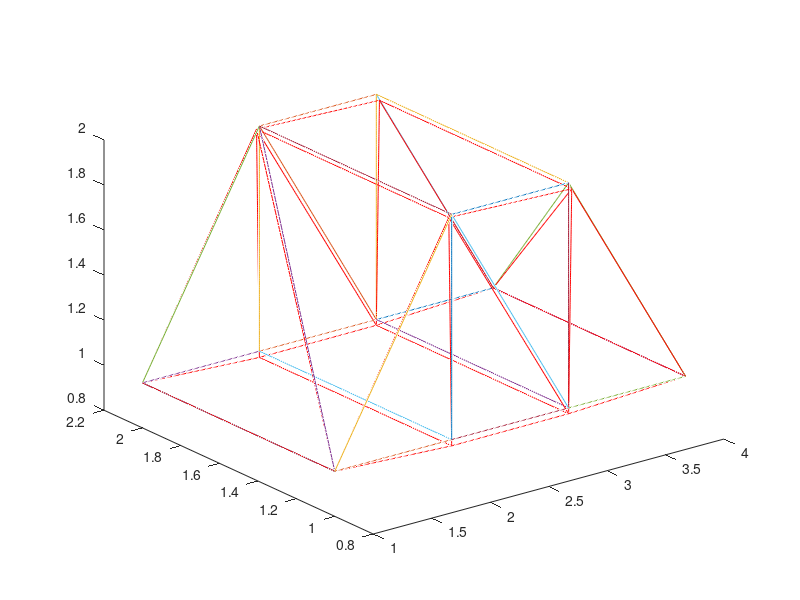

MATLAB code to generate this figure:
%% Arash Gobal 
%
% The purpose of this program is to test a FEM model to analyze truss
% structures 

clear all
clc


%% 1. Defining node coordinates and bar arrangements

% Nodal coordinates
number_of_nodes = 12;
x_nodes = zeros(number_of_nodes, 1);
y_nodes = zeros(number_of_nodes, 1);
z_nodes = zeros(number_of_nodes, 1);

x_nodes = [1; 1; 2; 2; 3; 3; 4; 4; 2; 2; 3; 3];
y_nodes = [1; 2; 1; 2; 1; 2; 1; 2; 1; 2; 1; 2];
z_nodes = [1; 1; 1; 1; 1; 1; 1; 1; 2; 2; 2; 2];

bar_count = 26;
bars = zeros(bar_count, 2);

bars(1, :) = [1 2]; bars(2, :) = [1 3]; bars(3, :) = [1 9]; bars(4, :) = [2 4];
bars(5, :) = [2 10]; bars(6, :) = [3 4]; bars(7, :) = [3 5]; bars(8, :) = [3 9];
bars(9, :) = [4 6]; bars(10, :) = [4 10]; bars(11, :) = [5 6]; bars(12, :) = [5 7];
bars(13, :) = [5 9]; bars(14, :) = [5 11]; bars(15, :) = [6 8]; bars(16, :) = [6 10];
bars(17, :) = [6 12]; bars(18, :) = [7 8]; bars(19, :) = [7 11]; bars(20, :) = [8 12];
bars(21, :) = [9 10]; bars(22, :) = [9 11]; bars(23, :) = [10 12]; bars(24, :) = [11 12];
bars(25, :) = [1 10]; bars(26, :) = [8 11];

bar_length = zeros(bar_count, 1);
bar_angle = zeros(bar_count, 3);
for i = 1:bar_count
    bar_length(i, 1) = sqrt( (x_nodes(bars(i, 1), 1) - x_nodes(bars(i, 2), 1))^2 + (y_nodes(bars(i, 1), 1) - y_nodes(bars(i, 2), 1))^2 + (z_nodes(bars(i, 1), 1) - z_nodes(bars(i, 2), 1))^2 );
    bar_angle(i, 1) = (x_nodes(bars(i, 2), 1) - x_nodes(bars(i, 1), 1))/bar_length(i, 1);
    bar_angle(i, 2) = (y_nodes(bars(i, 2), 1) - y_nodes(bars(i, 1), 1))/bar_length(i, 1);
    bar_angle(i, 3) = (z_nodes(bars(i, 2), 1) - z_nodes(bars(i, 1), 1))/bar_length(i, 1);
end

%% Relationships for plane stress problem

E = 207000000000;  %modulus of elasticity
A = pi*0.05^2;

%% Assembly of the stiffness matrix
K_local = zeros(6, 6);
K_global = zeros(3*number_of_nodes, 3*number_of_nodes);

for i = 1:bar_count
    cx = bar_angle(i, 1);
    cy = bar_angle(i, 2);
    cz = bar_angle(i, 3);
    K_local = (A*E/bar_length(i, 1))*[cx^2 cx*cy cx*cz -cx^2 -cx*cy -cx*cz;
                                      cx*cy cy^2 cy*cz -cx*cy -cy^2 -cy*cz;
                                      cx*cz cy*cz cz^2 -cx*cz -cy*cz -cz^2;
                                      -cx^2 -cx*cy -cx*cz cx^2 cx*cy cx*cz;
                                      -cx*cy -cy^2 -cy*cz cx*cy cy^2 cy*cz;
                                      -cx*cz -cy*cz -cz^2 cx*cz cy*cz cz^2];
    
    a = bars(i, 1);
    b = bars(i, 2);
    K_global((3*(a - 1) + 1):3*a, (3*(b - 1) + 1):3*b) = K_global((3*(a - 1) + 1):3*a, (3*(b - 1) + 1):3*b) + K_local(1:3, 4:6);
    K_global((3*(a - 1) + 1):3*a, (3*(a - 1) + 1):3*a) = K_global((3*(a - 1) + 1):3*a, (3*(a - 1) + 1):3*a) + K_local(1:3, 1:3);
    K_global((3*(b - 1) + 1):3*b, (3*(a - 1) + 1):3*a) = K_global((3*(b - 1) + 1):3*b, (3*(a - 1) + 1):3*a) + K_local(4:6, 1:3);
    K_global((3*(b - 1) + 1):3*b, (3*(b - 1) + 1):3*b) = K_global((3*(b - 1) + 1):3*b, (3*(b - 1) + 1):3*b) + K_local(4:6, 4:6);
end

%% Solving the problem

F = zeros(3*number_of_nodes, 1);
u = zeros(3*number_of_nodes, 1);

% Choosing force nodes
force_nodes = [];
for i = 1:number_of_nodes
    if (((x_nodes(i, 1) == 2) || (x_nodes(i, 1) == 3)) && (z_nodes(i, 1) == 1))
        force_nodes = [force_nodes i];
    end
end

for i = 1:length(force_nodes)
    j = 3*(force_nodes(i)) - 0;
    F(j, 1) = -10000000;
end

% Choosing the fixed nodes
fixed_nodes = [];
fixed_dofs = [];
for i = 1:number_of_nodes
    if ((x_nodes(i, 1) == 1) || (x_nodes(i, 1) == 4))
        fixed_nodes = [fixed_nodes i];
        fixed_dofs = [fixed_dofs (3*i-2) (3*i-1) (3*i)];
    end
end
free_dofs = [1:(3*number_of_nodes)];
free_dofs(fixed_dofs) = [];

u(free_dofs) = pinv(K_global(free_dofs, free_dofs))*F(free_dofs);

for i = 1:bar_count
    l1 = linspace(x_nodes(bars(i, 1)), x_nodes(bars(i, 2)), 100);
    l2 = linspace(y_nodes(bars(i, 1)), y_nodes(bars(i, 2)), 100);
    l3 = linspace(z_nodes(bars(i, 1)), z_nodes(bars(i, 2)), 100);
    plot3(l1, l2, l3);
    hold on
end
hold on
for i = 1:bar_count
    l1 = linspace(x_nodes(bars(i, 1)) + u(3*bars(i, 1) - 2), x_nodes(bars(i, 2)) + u(3*bars(i, 2) - 2), 100);
    l2 = linspace(y_nodes(bars(i, 1)) + u(3*bars(i, 1) - 1), y_nodes(bars(i, 2)) + u(3*bars(i, 2) - 1), 100);
    l3 = linspace(z_nodes(bars(i, 1)) + u(3*bars(i, 1)), z_nodes(bars(i, 2)) + u(3*bars(i, 2)), 100);
    plot3(l1, l2, l3, 'r-');
    hold on
end
